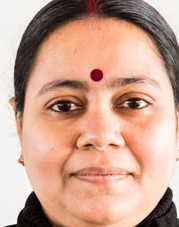
#> input picture training_data/images/c2.jpg, 179 x 227 px
$ python featurematchingwithflann.py --input1 ../training_data/images/c2.jpg --input2 ../training_data/images/t.jpg
#> lines starting #> are read from the running program, lines starting #| are printed output that depends on the picture
from __future__ import print_function
import cv2 as cv
import numpy as np
import argparse


parser = argparse.ArgumentParser(description='Code for Feature Matching with FLANN tutorial.')
parser.add_argument('--input1', help='Path to input image 1.', default='box.png')
parser.add_argument('--input2', help='Path to input image 2.', default='box_in_scene.png')
args = parser.parse_args()
img1 = cv.imread(cv.samples.findFile(args.input1), cv.IMREAD_GRAYSCALE)
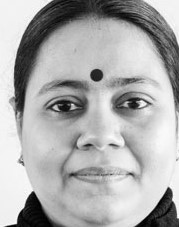
#> img1: shape (227, 179); min 0, max 255, mean 172.7
img2 = cv.imread(cv.samples.findFile(args.input2), cv.IMREAD_GRAYSCALE)
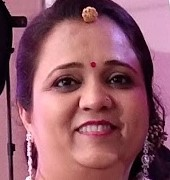
#> input picture training_data/images/t.jpg, 170 x 180 px
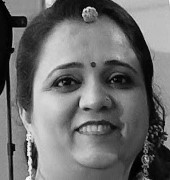
#> img2: shape (180, 170); min 0, max 255, mean 109.1
if img1 is None or img2 is None:
    print('Could not open or find the images!')
    exit(0)

#-- Step 1: Detect the keypoints using SURF Detector, compute the descriptors
minHessian = 400
#> (the run stopped early here; a loop or call above may not have finished)
